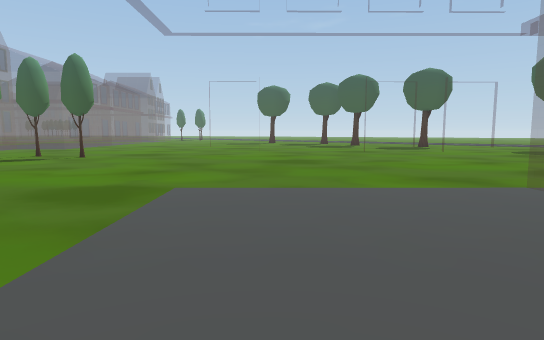
view 1 (above)

24 first-person views from a walk through a Unity game level. The camera is 1.4 m above the floor, tilts 6° down and sees 75° across. Doors are open. The floor is counted in squares, 2 m on a side. Each view is taken from the middle of a square. On the plan, view 1 faces up. The plan holds only what a view shows up to about 11 squares ahead; the rest is blank. The place goes on beyond the plan. Some animated figures are not drawn.

view 2
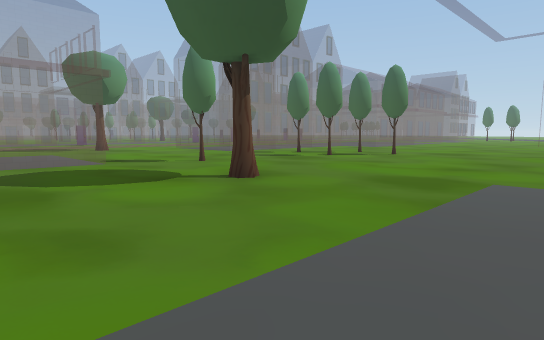

view 3
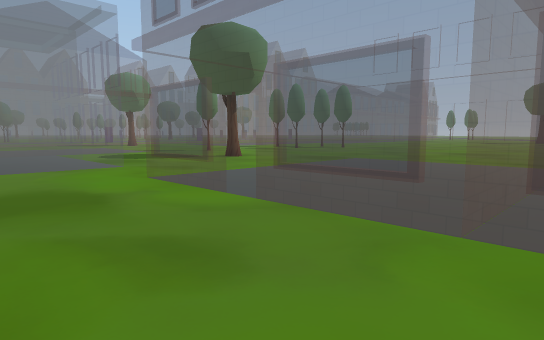

view 4
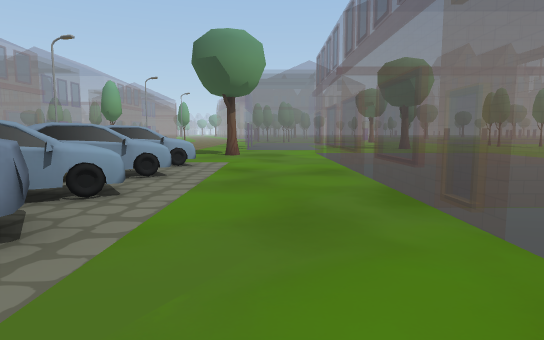

view 5
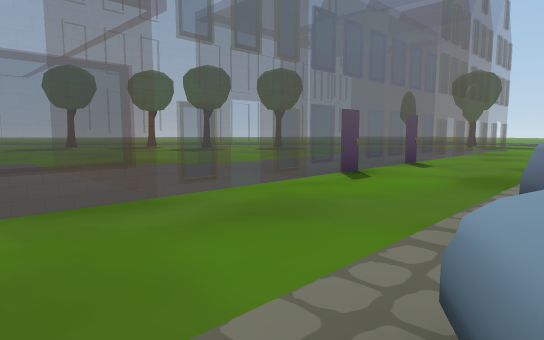

view 6
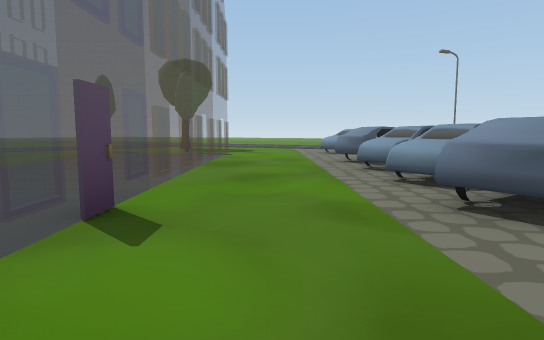

view 7
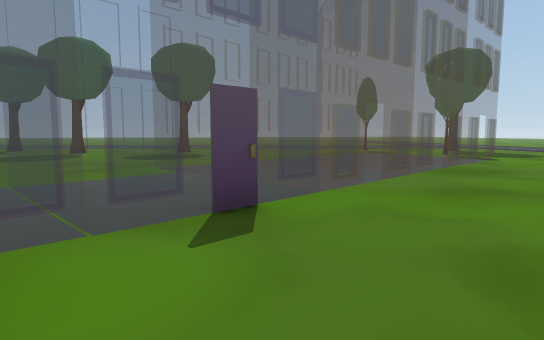

view 8
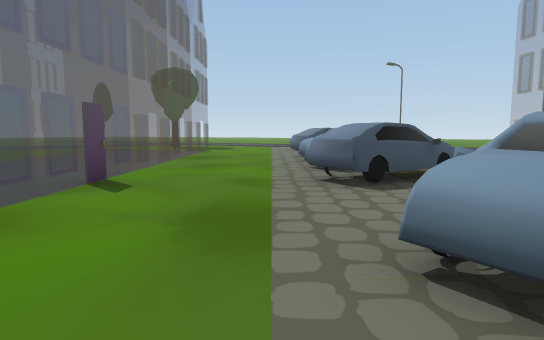

view 9
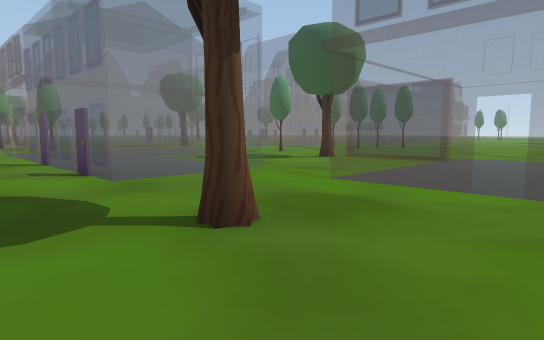

view 10
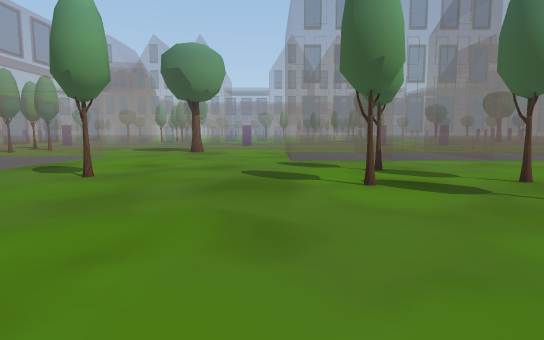

view 11
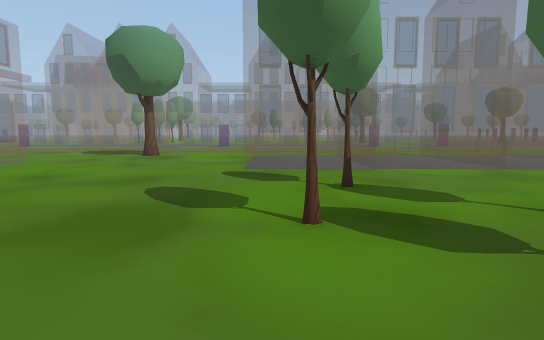

view 12
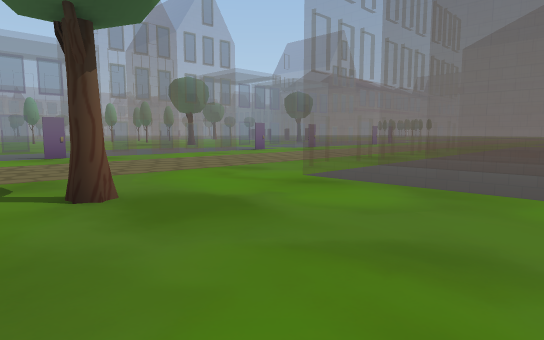

view 13
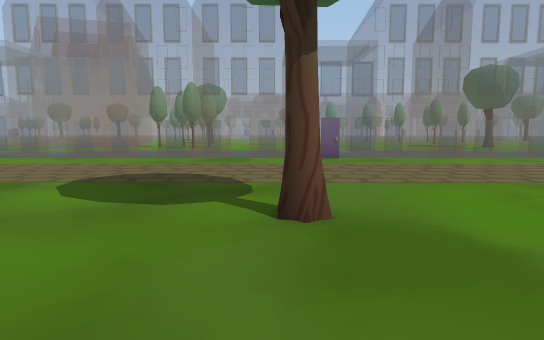

view 14
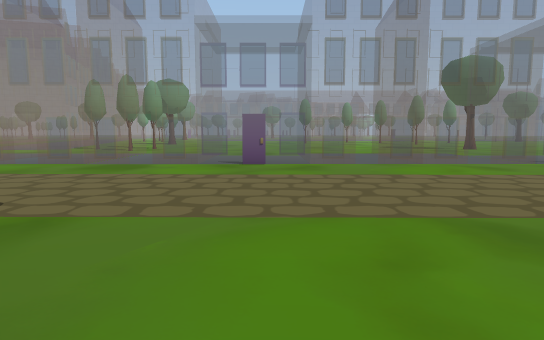

view 15
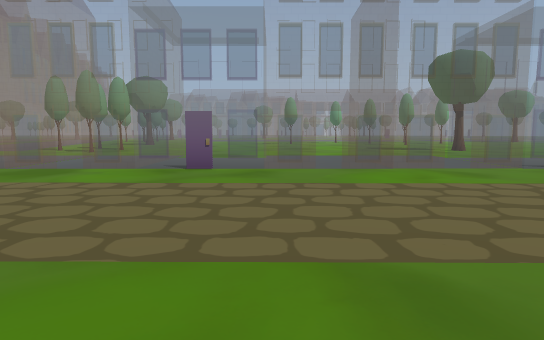

view 16
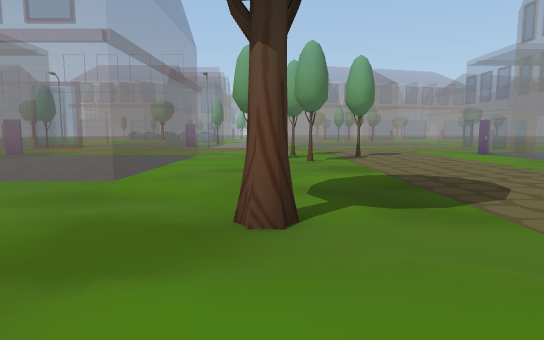

view 17
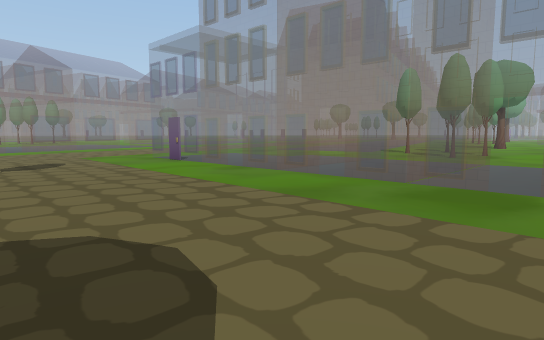

view 18
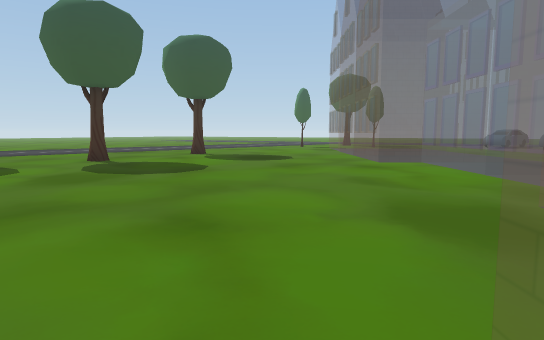

view 19
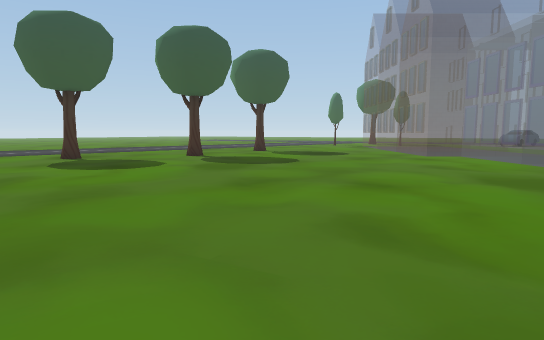

view 20
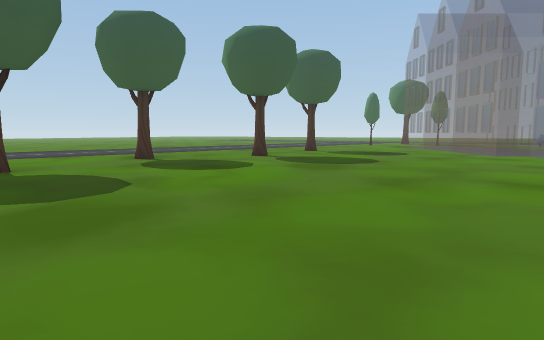

view 21
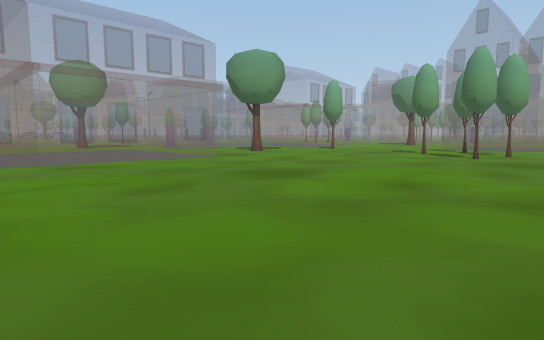

view 22
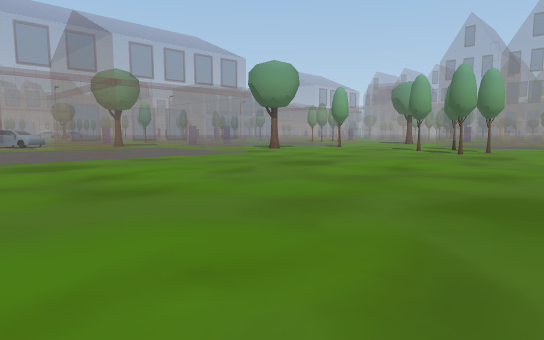

view 23
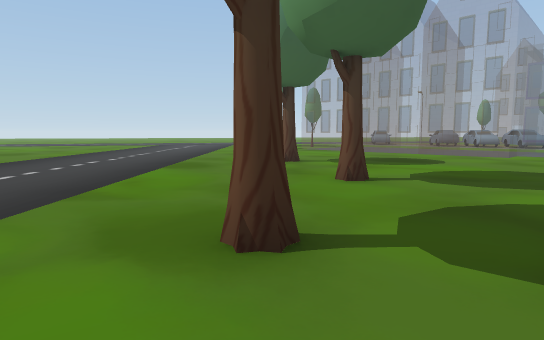

view 24
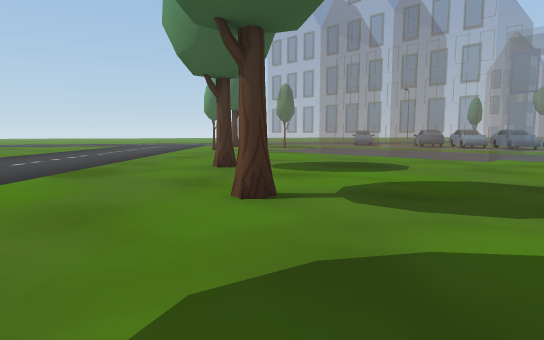

### Floor plan
Key: @ floor where view 1 was taken; # wall or solid block; . floor; D open door; = window, fence, low wall or low ledge; T tree; C car; O other object.
Columns run from 28 left of view 1 to 22 right of it. Each row starts with its distance up from view 1.
 14   ..OOO      D                 .....   T......
 13   ..= O     .=# #=.      ...........  .............
 12   .=# =.  ...=====... .....................T.......
 11   =#  D......D#..=...T.............................
 10   =# #D.......=  =.....T...........................
  9   =====......D#..=.T........................T......
  8   =...D......=# #=...T.............................
  7    =..=.......===..............................T...
  6    O==O............................................
  5     ==O............................................
  4    =..=......T......T......=======  =..............
  3  .=...D.................T..=...=#.  =..............
  2 ...====.........====.......=...= .  #==....=======
  1 T.=# #D........=#..#=......=...= .. =..==OOO #=.=#
  0 T.=# #D........= ..  ......=@..= .. =..=.O.=##=.=#
 -1  ..====........= .. =OOOO..=.D.=#DD#=D=OOOOODD=D=D#
 -2   =...D.....T T= ..   O =...=D=.=DD=.D......DD.D.DD
 -3    =..=...T.. .=#..   O =..........................
 -4    O==O.....T ..=DD=OOOOO...T......................
 -5      =O....         ...........CCC.CCCCC..C.C.CCC..
 -6       .....               ..... CCCCCCCC .CCCCCCC
 -7        ...                      C C   C    C.C C
 -8         ..

Where each view was taken, in squares from view 1:
view 1: 0 up, 0 right, facing up
view 2: 1 down, 0 right, facing up-left
view 3: 4 down, 4 right, facing up-left
view 4: 3 down, 11 right, facing left
view 5: 5 down, 6 right, facing up-right
view 6: 3 down, 11 right, facing right
view 7: 4 down, 12 right, facing up-right
view 8: 4 down, 9 right, facing right
view 9: 6 down, 2 right, facing up-left
view 10: 7 up, 2 left, facing left
view 11: 8 up, 4 left, facing left
view 12: 3 up, 11 left, facing up-left
view 13: 4 up, 12 left, facing left
view 14: 6 up, 14 left, facing left
view 15: 7 up, 15 left, facing left
view 16: 7 up, 15 left, facing down
view 17: 4 up, 17 left, facing down-left
view 18: 5 up, 7 right, facing right
view 19: 7 up, 5 right, facing right
view 20: 9 up, 5 right, facing right
view 21: 13 up, 5 right, facing down-left
view 22: 14 up, 7 right, facing down-left
view 23: 14 up, 13 right, facing down-right
view 24: 12 up, 13 right, facing down-right
